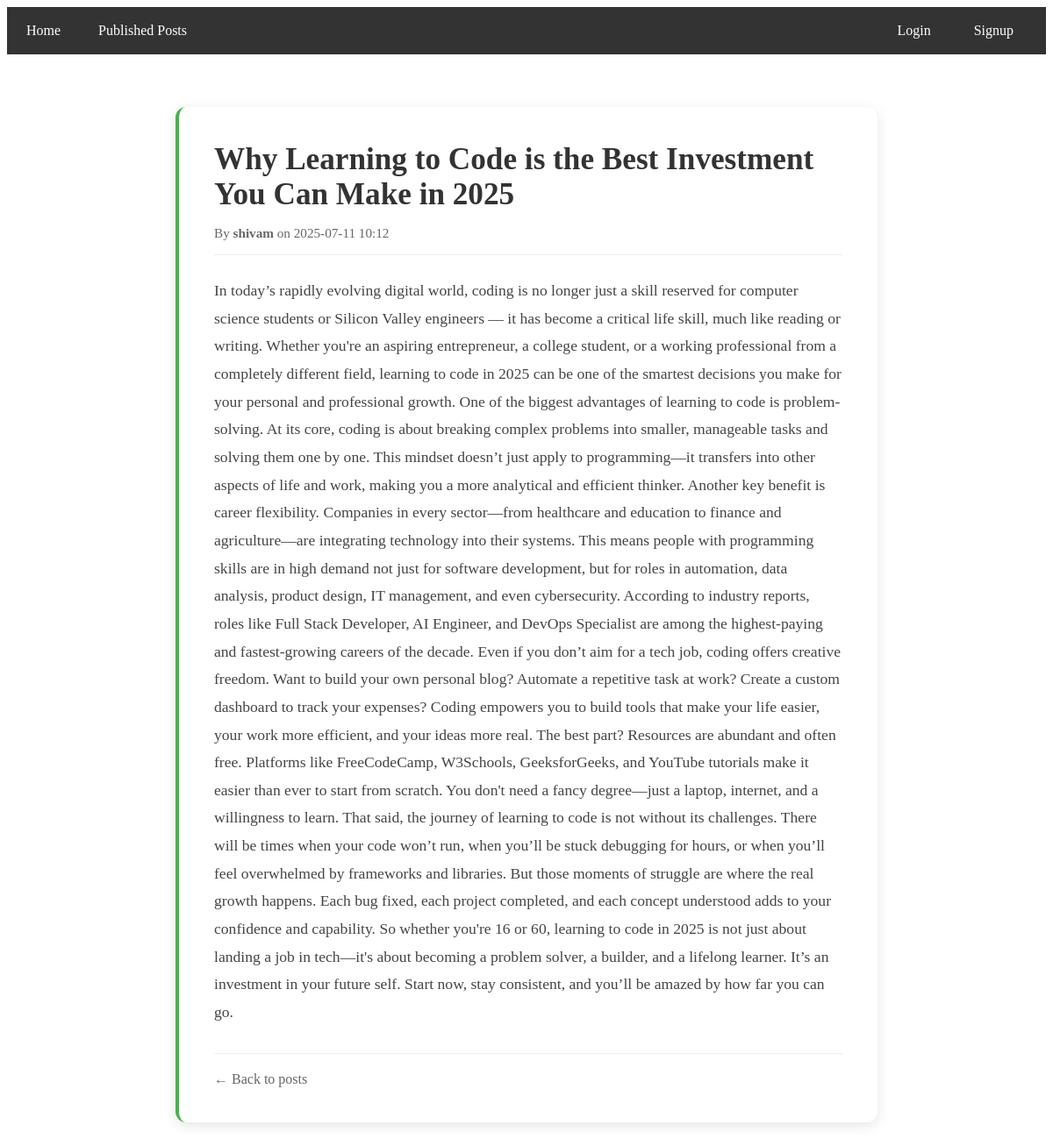
/posts/1, run on the app's committed database.
### tables this page shows
CREATE TABLE posts (
            id INTEGER PRIMARY KEY AUTOINCREMENT,
            title TEXT NOT NULL,
            body TEXT NOT NULL,
            author TEXT NOT NULL,
            is_published BOOLEAN DEFAULT 0,
            created_at TEXT NOT NULL
        );

### routes/post_routes.py (the view)
@post_bp.route("/<int:post_id>", methods=["GET"])
def post_detail(post_id):
    post = get_post(post_id)
    return render_template("post_details.html", post=post)

### controllers/post_controller.py (called while the page is built)
def get_post(post_id):
    post = Post.find_by_id(post_id)
    if not post:
        abort(404)
    return post

### models/post.py (called while the page is built)
    @staticmethod
    def _init_db():
        os.makedirs(os.path.dirname(DATABASE_FILE), exist_ok=True)
        conn = sqlite3.connect(DATABASE_FILE)
        cursor = conn.cursor()
        cursor.execute('''
            CREATE TABLE IF NOT EXISTS posts (
                id INTEGER PRIMARY KEY AUTOINCREMENT,
                title TEXT NOT NULL,
                body TEXT NOT NULL,
                author TEXT NOT NULL,
                is_published BOOLEAN DEFAULT 0,
                created_at TEXT NOT NULL
            )
        ''')
        conn.commit()
        conn.close()

    @staticmethod
    def _get_connection():
        Post._init_db()
        return sqlite3.connect(DATABASE_FILE)

    @staticmethod
    def find_by_id(post_id):
        conn = Post._get_connection()
        cursor = conn.cursor()
        cursor.execute('SELECT * FROM posts WHERE id = ?', (post_id,))
        row = cursor.fetchone()
        conn.close()
        if row:
            return {
                "id": row[0],
                "title": row[1],
                "body": row[2],
                "author": row[3],
                "is_published": bool(row[4]),
                "created_at": row[5]
            }
        return None

### templates/post_details.html (shortened to what this page needs)
{% extends "base.html" %}
{% block content %}
<div style="max-width: 800px; margin: 0 auto;">
    <div style="
        background-color: white;
        padding: 40px;
        border-radius: 12px;
        box-shadow: 0 4px 15px rgba(0,0,0,0.1);
        border-left: 4px solid #4CAF50;
    ">
        <h1 style="margin: 0 0 15px 0; color: #333; font-size: 2.2em;">{{ post.title }}</h1>
        <div style="
            color: #666;
            margin-bottom: 25px;
            padding-bottom: 15px;
            border-bottom: 1px solid #eee;
        ">
            <p style="margin: 0; font-size: 0.95em;">
                By <strong>{{ post.author }}</strong> on {{ post.created_at }}
            </p>
        </div>
        <div style="
            line-height: 1.8;
            color: #444;
            font-size: 1.1em;
        ">
            {{ post.body|safe }}
        </div>
        <div style="margin-top: 30px; padding-top: 20px; border-top: 1px solid #eee;">
            <a href="{{ url_for('posts.show_posts') }}" style="
                color: #666;
                text-decoration: none;
                margin-right: 15px;
            ">← Back to posts</a>
        </div>
    </div>
</div>
{% endblock %}

### data on the page
posts: title "Why Learning to Code is the Best Investment You Can Make in 2025", author "shivam", created_at "2025-07-11 10:12", body "In today’s rapidly evolving digital world, coding is no longer just a skill reserved for computer science students or Silicon Valley engineers — it has become a critical life skill, much like reading or writing. Whether you're an aspiring entrepreneur, a college student, or a working professional from a completely different field, learning to code in 2025 can be one of the smartest decisions you make for your personal and professional growth. One of the biggest advantages of learning to code is problem-solving. At its core, coding is about breaking complex problems into smaller, manageable tasks and solving them one by one. This mindset doesn’t just apply to programming—it transfers into…"
